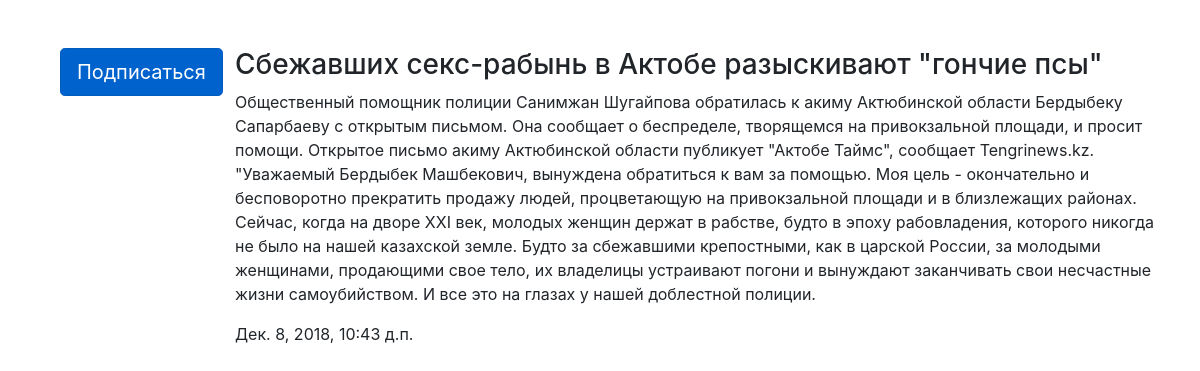
The page /users/Tanya/ on the database its author committed.
### blog/models.py (models this page shows, shortened)
class News(models.Model):
    blog = models.ForeignKey(Blog, verbose_name="Блог", on_delete=models.CASCADE)
    title = models.CharField('Заголовок',max_length=100)
    text=models.TextField("Текст статьи")
    created = models.DateTimeField("Дата создания", auto_now_add=True)
    class Meta:
        verbose_name="Статья"
        verbose_name_plural="Статьи"

### blog/views.py (the view)
# urls.py: path('users/<str:name>/', views.User_Posts.as_view(), name="user_posts"),
class User_Posts(View):
    model = News
    template = 'blog/user_posts.html'
    def get(self, request, name):
        news = News.objects.filter(blog__user__username__exact=name)
        return render(request, "blog/user_posts.html", {"news": news, "name": name})

### blog/templates/blog/user_posts.html (shortened to what this page needs)
{% extends 'base.html' %}
{%  block content %}
<div class="row mt-5">
    <div class="col-md-2">
      <div class="col-md-12">
        <a href="{% url 'signed_user'  name %}" class="btn btn-primary btn-lg active" role="button" aria-pressed="true">Подписаться</a>
    </div>
    </div>
    <div class="col-md-10">
        {% for new in news %}
            <h3>{{ new.title }}</h3>
            <p>{{ new.text | safe }}</p>
           <p> {{ new.created }}</p>
        {%  endfor %}
    </div>
</div>
{% endblock content %}

### rows shown on the page
News: title "Сбежавших секс-рабынь в Актобе разыскивают \"гончие псы\"", text "Общественный помощник полиции Санимжан Шугайпова обратилась к акиму Актюбинской области Бердыбеку Сапарбаеву с открытым письмом. Она сообщает о беспределе, творящемся на привокзальной площади, и просит помощи. Открытое письмо акиму Актюбинской области публикует \"Актобе Таймс\", сообщает Tengrinews.kz. \"Уважаемый Бердыбек Машбекович, вынуждена обратиться к вам за помощью. Моя цель - окончательно и бесповоротно прекратить продажу людей, процветающую на привокзальной площади и в близлежащих районах. Сейчас, когда на дворе XXI век, молодых женщин держат в рабстве, будто в эпоху рабовладения, которого никогда не было на нашей казахской земле. Будто за сбежавшими крепостными, как в царской России,…", created "Дек. 8, 2018, 10:43 д.п."
